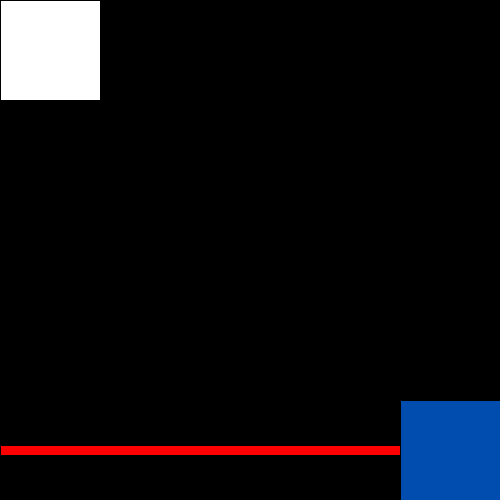
Frame 1 (no input)
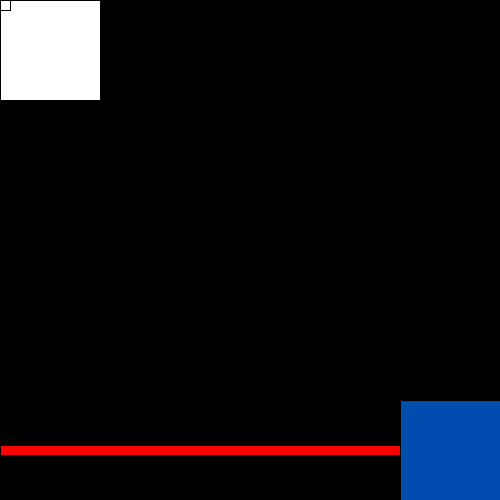
Frame 60 (the mouse pressed at the canvas centre just before this capture)
Frame 120 (the mouse held since frame 60 and released just before this capture): identical to frame 60, image omitted

The Processing sketch that drew these frames (run headless with seeded random() and noise(); from frame 60 on, the mouse is pressed at the canvas centre):

// Processing sketch: Ghost_shooter_game
// ── Ghost_shooter_game.pde
float xPos;
float yPos;
int Ccolor;
float EyPos;
float ExPos;
int time;
float randomiser;
float randomiser2;
float btime;
float bmovement;
float cloaktime;
float Ntime;
int i;
int p;
float ghosttime;
float Ncolor;
void setup()
{
  Ncolor=0;
  background(0);
  size(500,500);
  time=millis();
  randomiser2=random(500,100);
  randomiser=random(1000,4000);
  Ccolor=255;
  EyPos=400;
  btime=millis();
  ExPos=500;
  ExPos=bmovement;
  cloaktime=millis();
  i=1;
  yPos=0;
  xPos=0;
    fill(0,76,175);
  rect(400,EyPos,100,100);
  p=0;
}
void draw()
{
  background(0);
      fill(255,0,0);
  rect(ExPos,EyPos+45,500,10);
  bmovement=bmovement-1;
  fill(Ccolor,Ccolor,Ccolor);
  rect(xPos,yPos,100,100);
  if(keyPressed==true&&key=='d')
  {
    xPos=xPos+5;
  }
    if(keyPressed==true&&key=='a')
  {
    xPos=xPos-5;
  }
   if(keyPressed==true&&key=='w')
  {
    yPos=yPos-5;
  }
   if(keyPressed==true&&key=='s')
  {
    yPos=yPos+5;
  }
  if(keyPressed==true&&key=='q')
  {
    Ccolor=0;
  i=0;
  }
  Enemy();
  death();
  deathNotice();
  if(keyPressed==true&&key=='e')
  {
    Ccolor=255;
    i=1;
  }
}


void Enemy()
{
    //enemy move code
if(millis()>time+randomiser)
{
  time=millis();
  background(0);
  randomiser=random(100,4000);
  EyPos=yPos;
}
  //Bullets
  fill(255,0,0);
  rect(ExPos,EyPos+45,500,10);
   fill(0,76,175);
  rect(400,EyPos,100,100);
}
void death()
{if(i>=1)
  {if ((yPos<EyPos) || (yPos>EyPos))
{}
else
{ p=1;}
}
if(p>=1)
{
  background(255,0,0);
}}
void deathNotice()
{
  if(millis()>randomiser2-Ntime)
  {
    fill(Ncolor);
    rect(0,0,10,10);
    Ntime=millis();
    randomiser2=random(500,100);
    Ncolor=255;
  }
  else
  {
    Ncolor=0;
  }
}
